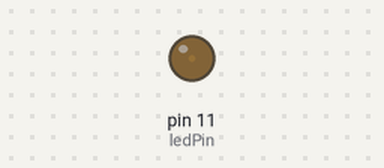
A sketch run on a simulated Arduino Uno, built with avr-gcc and run on an emulated ATmega328P. Shown: output pins drawn as LEDs (lit = HIGH).

Above: at 0.05 s.
At 0.65 s:
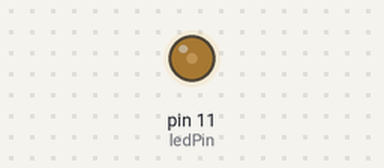
At 1.3 s:
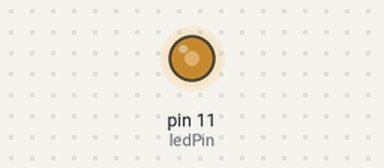
At 2.55 s:
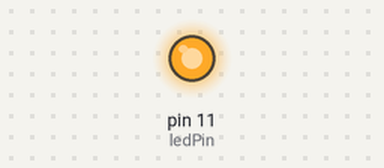
Timing chart, 0 to 5.9 s (numbered marks = the images above):
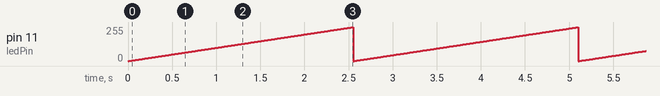

Measured:
- by itself, pin 11 (ledPin): ramps from 0/255 to 254/255 and jumps back, once every 2.6 s

The sketch:

linear_led_fading.ino
```cpp
// Project 7 - Pulsating lamp
int ledPin =11    ;
int x;

void setup() {

}

void loop() {
          for (int x=0; x<255; x++)
          {
          analogWrite(ledPin, x);
          delay(10);
          }
}
```
